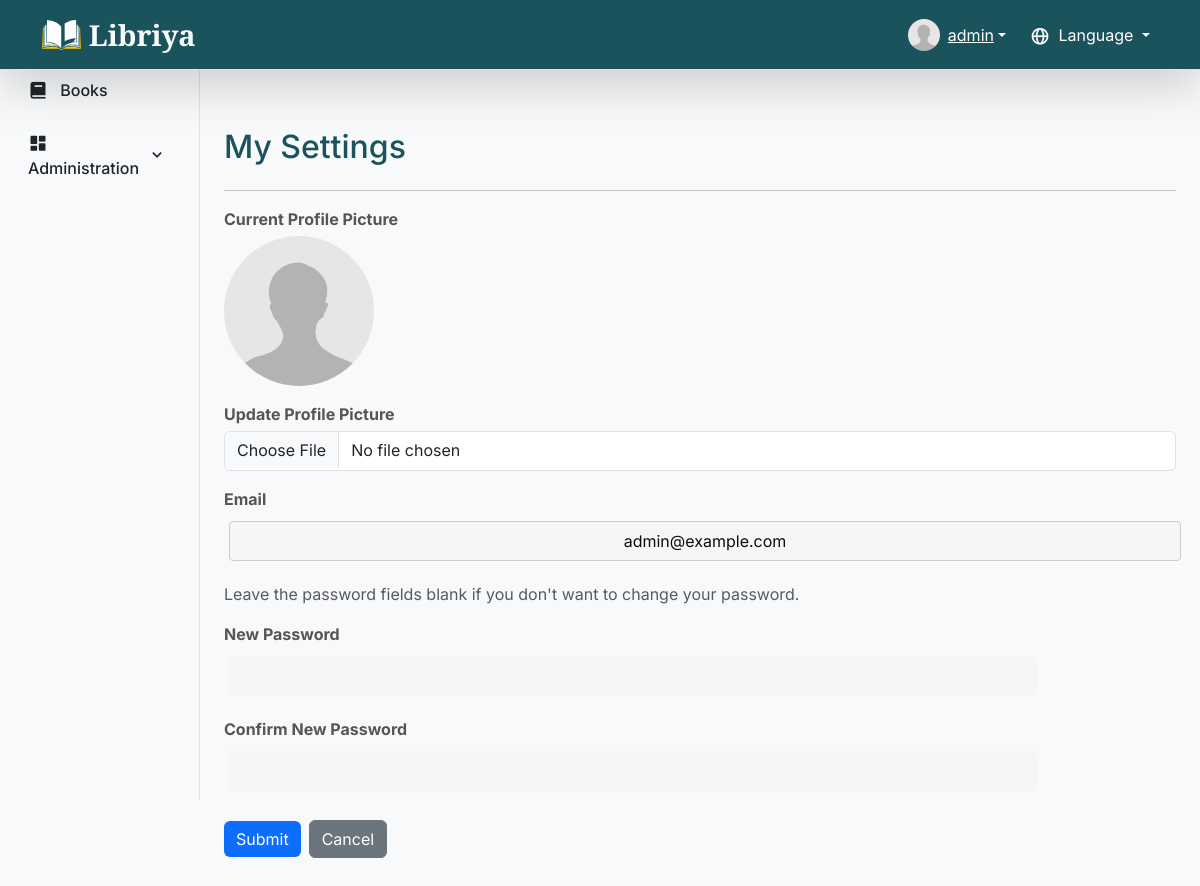
The page /user/settings (signed in) on the database its author committed.
### app/models.py (models this page shows, shortened)
class User(UserMixin, db.Model):
    id = db.Column(db.Integer, primary_key=True)
    username = db.Column(db.String(50), unique=True,
                         nullable=False, index=True)
    email = db.Column(db.String(120), unique=True, nullable=False, index=True)
    password_hash = db.Column(db.String(128), nullable=False)
    image_file = db.Column(db.String(20), nullable=False,
                           default='default.jpg')
    first_name = db.Column(db.String(50), nullable=True)
    last_name = db.Column(db.String(50), nullable=True)
    loans = db.relationship('Loan', back_populates='user', lazy=True)
    role = db.Column(db.String(20), nullable=False, default='user')  # 'user', 'manager', 'admin'
    libraries = db.relationship('Library', secondary='user_libraries', lazy='subquery',
                                back_populates='users')
    favorites = db.relationship('Book', secondary=favorites, lazy='subquery',
                                backref=db.backref('favorited_by', lazy=True))
    received_notifications = db.relationship(
        'Notification', foreign_keys='Notification.recipient_id', back_populates='recipient', lazy=True, cascade='all, delete-orphan')
    sent_notifications = db.relationship(
        'Notification', foreign_keys='Notification.sender_id', back_populates='sender', lazy=True)
    comments = db.relationship('Comment', back_populates='user', lazy=True, cascade='all, delete-orphan')

### app/routes/users.py (the view, shortened to what this page needs)
@bp.route("/user/settings", methods=["GET", "POST"])
@login_required
def user_settings():
    from flask_babel import _
    user = current_user
    if not user:
        flash(_("No user found to edit settings."), "danger")
        return redirect(url_for('main.home'))
    form = UserSettingsForm(obj=user)
    image_file_url = url_for(
        'static',
        filename='uploads/' + user.image_file
    )
    return render_template(
        "user_settings.html",
        form=form,
        title="My Settings",
        image_file_url=image_file_url,
        user=user
    )

### app/forms.py
class UserSettingsForm(FlaskForm):
    email = StringField(_('Email'), validators=[DataRequired(), Email()])
    picture = FileField(_('Update Profile Picture'), validators=[
        FileAllowed(['jpg', 'png'], _('Images only!')),
        FileSize(max_size=2 * 1024 * 1024,
                 message=_('File size must be less than 2MB.'))
    ])
    password = PasswordField(_('New Password'), validators=[Optional()])
    confirm_password = PasswordField(
        _('Confirm New Password'),
        validators=[EqualTo('password', message=_('Passwords must match.'))]
    )
    submit = SubmitField(_('Submit'), render_kw={
                         "class": "btn btn-primary"})

### app/__init__.py (called while the page is built)
@login_manager.user_loader
def load_user(user_id):
    from app.models import User
    return User.query.get(int(user_id))

### app/templates/user_settings.html (shortened to what this page needs)
{% extends "layout.html" %}
{% block content %}
<div class="container">
    <h2>{{ _('My Settings') }}</h2>
    <hr>
    <form method="POST" action="" enctype="multipart/form-data">
        <div class="form-group mb-3">
            <label class="form-label">{{ _('Current Profile Picture') }}</label>
            <div>
                <img class="rounded-circle" src="{{ url_for('static', filename='uploads/' + user.image_file) }}"
                    style="width: 150px; height: 150px; object-fit: cover;">
            </div>
        </div>
        <div class="form-group mb-3">
            {{ form.picture.label(class="form-label") }}
            {{ form.picture(class="form-control") }}
        </div>
        <div class="form-group mb-3">
            {{ form.email.label(class="form-label") }}
            {{ form.email(class="form-control") }}
        </div>
        <p class="text-muted">{{ _('Leave the password fields blank if you don\'t want to change your password.') }}</p>
        <div class="form-group mb-3">
            {{ form.password.label(class="form-label") }}
            {{ form.password(class="form-control") }}
        </div>
        <div class="form-group mb-3">
            {{ form.confirm_password.label(class="form-label") }}
            {{ form.confirm_password(class="form-control") }}
        </div>
        <div class="mt-4 d-flex align-items-center gap-2">
            {{ form.submit(class="btn btn-primary") }}
            <a href="{{ url_for('users.user_profile', user_id=current_user.id) }}" class="btn btn-secondary">
                </i> {{ _('Cancel') }}
            </a>
        </div>
    </form>
</div>
{% endblock %}

### app/templates/layout.html (shortened to what this page needs)
<!DOCTYPE html>
<html lang="en">
<head>
    <link href="https://cdn.jsdelivr.net/npm/bootstrap@5.3.3/dist/css/bootstrap.min.css" rel="stylesheet">
    <link href="https://unpkg.com/boxicons@2.1.4/css/boxicons.min.css" rel="stylesheet">
    <link rel="stylesheet" href="{{ url_for('static', filename='/css/style.css') }}">
    <link rel="stylesheet" href="https://cdn.jsdelivr.net/gh/lipis/flag-icons@7.0.0/css/flag-icons.min.css" />
</head>
<body class="{% if login_page %}login-background{% endif %}">
    <nav class="navbar navbar-expand-lg navbar-dark bg-custom-dark border-bottom shadow-lg fixed-top">
        <div class="container">
            <a class="navbar-brand title-text d-flex align-items-center" href="/">
                <img src="{{ url_for('static', filename='/images/logo.svg') }}" alt="Libriya" class="me-2"> Libriya
            </a>
            <div class="collapse navbar-collapse" id="navbarSupportedContent">
                <ul class="navbar-nav ms-auto mb-2 mb-lg-0 d-flex align-items-center">
                    {% if current_user.is_authenticated %}
                    <li class="nav-item dropdown">
                        <a class="user-display dropdown-toggle d-flex align-items-center text-white" href="#"
                            role="button" id="userDropdown" data-bs-toggle="dropdown" aria-expanded="false">
                            <span class="position-relative d-inline-block me-2">
                                <img class="rounded-circle"
                                    src="{{ url_for('static', filename='uploads/' + current_user.image_file) }}"
                                    style="width: 32px; height: 32px; object-fit: cover;">
                            </span>
                            {{ current_user.username }}
                        </a>
                    </li>
                    {% else %}
                    <li class="nav-item">
                        <a class="nav-link text-white" href="{{ url_for('auth.login') }}">{{ _('Log In') }}</a>
                    </li>
                    {% endif %}
                    <li class="nav-item dropdown ms-3">
                        <a class="nav-link dropdown-toggle text-white" href="#" id="languageDropdown" role="button"
                            data-bs-toggle="dropdown" aria-expanded="false">
                            <i class='bx bx-globe'></i> {{ _('Language') }}
                        </a>
                    </li>
                </ul>
            </div>
        </div>
    </nav>
    <div class="container-fluid">
        <div class="row">
            {% if not login_page %}
            <nav id="sidebarMenu" class="col-md-2 d-none d-lg-block bg-light sidebar border-end pt-5">
                <div class="position-sticky pt-3">
                    <ul class="nav nav-pills flex-column">
                        <li class="nav-item mb-1">
                            <a class="nav-link {% if active_page == 'books' %}active {% else %}text-dark {% endif %}"
                                href="{{ url_for('main.home') }}">
                                <i class='bx bxs-book align-middle me-2'></i>
                                <span class="align-middle">{{ _('Books') }}</span>
                            </a>
                        </li>
                        {% if current_user and current_user.role in ['admin', 'manager'] %}
                        <li class="nav-item mb-1">
                            <a class="nav-link d-flex justify-content-between align-items-center {% if parent_page != 'admin' %}collapsed{% endif %} {% if parent_page == 'admin' %}active{% else %}text-dark{% endif %}"
                                data-bs-toggle="collapse" href="#adminMenu" role="button"
                                aria-expanded="{% if parent_page == 'admin' %}true{% else %}false{% endif %}"
                                aria-controls="adminMenu">
                                <span>
                                    <i class='bx bxs-dashboard align-middle me-2'></i>
                                    <span class="align-middle">{{ _('Administration') }}</span>
                                </span>
                                <i class='bx bx-chevron-down'></i>
                            </a>
                        </li>
                        {% endif %}
                    </ul>
                </div>
            </nav>
            {% endif %}
            <main
                class="{% if login_page %}col-12{% else %}col-md-10 ms-sm-auto{% endif %} main-content {% if login_page %}login-full-height{% else %}pt-5{% endif %}">
                {% block content %}{% endblock %}
            </main>
        </div>
    </div>
</body>
</html>

### app/static/css/style.css (style rules this page uses)
:root { --primary-color: #1a535c; --accent-color: #4ecdc4; --text-dark: #333; --text-light: #f8f9fa; --gray-bg: #f8f9fa; --box-shadow-light: 0 .125rem .25rem rgba(0, 0, 0, .075); --box-shadow-medium: 0 .5rem 1rem rgba(0, 0, 0, .15); }
body { font-family: 'Inter', sans-serif; color: var(--text-dark); background-color: var(--gray-bg); padding-top: 56px; }
h2 { margin-bottom: 1.5rem; margin-top: 1.5rem; color: var(--primary-color); }
.bg-custom-dark { background-color: var(--primary-color) !important; }
.navbar-brand.title-text { font-family: 'Cormorant Garamond', serif; font-size: 1.8rem; font-weight: 700; color: var(--text-light) !important; }
.navbar-brand.title-text img { height: 30px; width: auto; }
.user-display { color: var(--text-light); }
.sidebar { height: 100vh; position: fixed; top: 0; left: 0; padding-top: 56px; background-color: var(--gray-bg); z-index: 1000; }
.sidebar .nav-link { font-weight: 500; color: var(--text-dark); transition: background-color 0.2s, color 0.2s; border-radius: .25rem; padding: .75rem 1rem; }
.sidebar .nav-link .bx { font-size: 1.25rem; }
.sidebar .bx-chevron-down { transition: transform 0.3s ease; }
.main-content { padding-top: 1.5rem; padding-bottom: 3rem; }
.btn { vertical-align: middle; display: inline-flex; align-items: center; justify-content: center; gap: 0.5rem; padding: var(--bs-btn-padding-y, .375rem) var(--bs-btn-padding-x, .75rem); height: auto; box-sizing: border-box; font-size: var(--bs-btn-font-size); line-height: var(--bs-btn-line-height); }
input[type="submit"].btn, input[type="button"].btn, input[type="reset"].btn { -webkit-appearance: none; -moz-appearance: none; appearance: none; background-image: none; font-family: inherit; font-size: inherit; line-height: inherit; border: var(--bs-btn-border-width) var(--bs-btn-border-style) var(--bs-btn-border-color); outline: none; padding: var(--bs-btn-padding-y, .375rem) var(--bs-btn-padding-x, .75rem); height: auto; margin: 0; }
@media (min-width: 992px) { .sidebar { display: block; } }
.form-group { margin-bottom: 1.5rem; }
.form-group>label { display: block; margin-bottom: 5px; font-weight: bold; color: #555; }
.form-group input[type="text"], .form-group input[type="number"], .form-group select { width: 100%; padding: 10px; border: 1px solid #ccc; border-radius: 4px; box-sizing: border-box; }
input[type=text], input[type=password] { background-color: #f6f6f6; border: none; color: #0d0d0d; padding: 15px 32px; text-align: center; text-decoration: none; display: inline-block; font-size: 16px; margin: 5px; width: 85%; border: 2px solid #f6f6f6; -webkit-transition: all 0.5s ease-in-out; -moz-transition: all 0.5s ease-in-out; -ms-transition: all 0.5s ease-in-out; -o-transition: all 0.5s ease-in-out; transition: all 0.5s ease-in-out; -webkit-border-radius: 5px 5px 5px 5px; border-radius: 5px 5px 5px 5px; }
input[type=text]:placeholder, input[type=password]:placeholder { color: #cccccc; }
input[type=text], input[type=password] { background-color: rgba(246, 246, 246, 0.8); }
.form-control { height: 40px; }
.bx { display: inline-block; font-size: 1.25rem; vertical-align: middle; margin-right: 0.25rem; }
button .bx, a .bx { font-size: 1rem; }
.navbar-nav .bx { font-size: 1.25rem; }
i.bx { font-weight: 400; font-style: normal; }

### rows shown on the page
User: image_file (placeholder picture), username "admin", email "admin@example.com"
